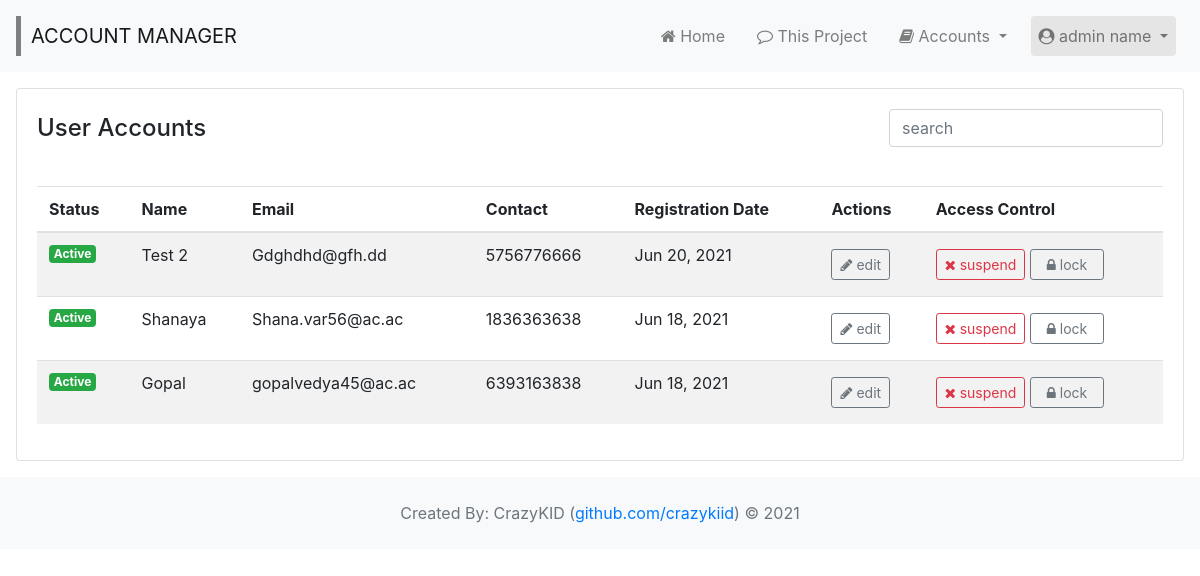
Page /accounts/active on the earlier database version.
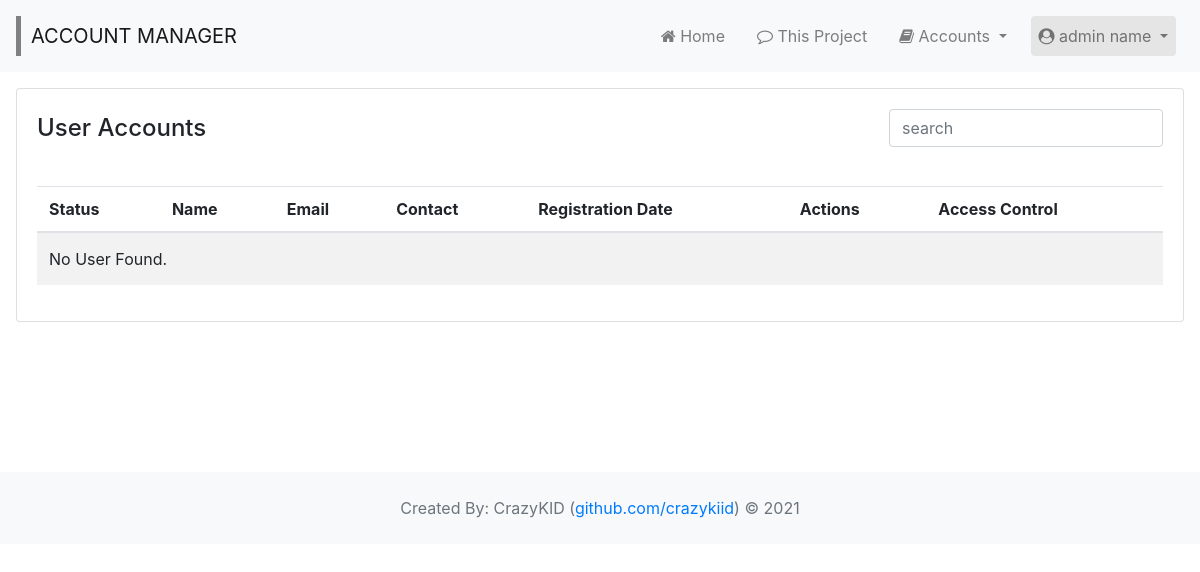
Same page on the later database version.
### wsite/models.py (models this page shows, shortened)
class user_accounts(models.Model):
  _id = models.AutoField(primary_key=True)
  _name = models.CharField(max_length=63)
  _email = models.CharField(max_length=63, unique=True)
  _contact = models.CharField(max_length=10)
  _password = models.CharField(max_length=255)
  _status = models.IntegerField(default=0)
  _reg_at = models.DateTimeField(auto_now_add=True)

### wsite/views.py (the view)
# urls.py: path('accounts/active', views.usersAct, name = 'active_users'),
def usersAct(request):
  users_active = user_accounts.objects.filter(_status=1).order_by('-_id')
  return render(request, 'accounts/active.html', { 'users' : users_active })

### wsite/templatetags/custom_tags.py (called while the page is built)
def underscorefix(obj, attribute):
  return getattr(obj, attribute)

### wsite/templates/accounts/Active.html (shortened to what this page needs)
{% extends 'layout/layout.html' %}
{% load custom_tags %}
{% block page %}
{% include 'layout/header.html' %}
<div class="container-fluid p-3" style="min-height:400px">
	<section>
		<div class="card">
			<div class="card-body">
				<div class="d-flex flex-column flex-lg-row justify-content-between">
					<h4 style="padding:5px 0px 35px;">User Accounts</h4>
					<div class="form-group pull-right">
					    <input type="text" class="search form-control" placeholder="search">
					</div>
				</div>
				<div class="table-responsive">
				<table class="table table-striped">
					<thead>
					    <tr>
					      <th scope="col">Status</th>
					    	<th scope="col">Name</th>
					    	<th scope="col">Email</th>
					    	<th scope="col">Contact</th>
					    	<th scope="col">Registration Date</th>
					    	<th scope="col">Actions</th>
					    	<th scope="col">Access Control</th>
					    </tr>
					</thead>
					<tbody class="u-list">
						{% if users.count > 0 %}
						  {% for user in users %}
					    <tr>
					    	<td>
					    	  {% if user|usfix:'_status' == 0 %}
					    	  <span class="badge badge-danger">Inactive</span
					    	  {% elif user|usfix:'_status' == 1 %}
                  <span class="badge badge-success">Active</span>
                  {% elif user|usfix:'_status' == 9 %}
                  <span class="badge badge-dark">Suspended</span>
                  {% else %}
                  <span class="badge badge-secondary">Unknown</span>
                  {% endif %}
					    	</td>
					    	<td>{{ user|usfix:'_name' }}</td>
					    	<td>{{ user|usfix:'_email' }}</td>
					    	<td>{{ user|usfix:'_contact' }}</td>
					    	<td>{{ user|usfix:'_reg_at'|date:'M d, Y'}}</td>
					    	<td>
					    	  <a class="btn btn-outline-secondary btn-sm my-1" href="{% url 'update_user' user|usfix:'_id' %}" role="button" data-toggle="tooltip" data-placement="bottom" title="Edit Account Details"><i class="fa fa-pencil" aria-hidden="true"></i> edit</a>
					    	</td>
					    	<td>
					    	  {% if user|usfix:'_status' == 9 %}
								  <a class="btn btn-outline-success btn-sm my-1" href="{% url 'activate_user' user|usfix:'_id' %}" role="button" data-toggle="tooltip" data-placement="bottom" title="Activate Account"><i class="fa fa-check" aria-hidden="true"></i> activate</a>
					    		{% elif user|usfix:'_status' == 1 %}
					     		<a class="btn btn-outline-danger btn-sm my-1" href="{% url 'suspend_user' user|usfix:'_id' %}" role="button" data-toggle="tooltip" data-placement="bottom" title="De-activate Account"><i class="fa fa-times" aria-hidden="true"></i> suspend</a>
					     		<a class="btn btn-outline-secondary btn-sm my-1 px-3" href="{% url 'lock_user' user|usfix:'_id' %}" role="button" data-toggle="tooltip" data-placement="bottom" title="Lock Account"><i class="fa fa-lock" aria-hidden="true"></i> lock</a>
					     		{% endif %}
					      </td>
					    </tr>
					    {% endfor %}
					  {% else %}
					    <tr>
					    	<td colspan="7" style="padding:1rem .75rem;">No User Found.</td>
					    </tr>
					  {% endif %}
				  </tbody>
				</table>
				</div>
			</div>
		</div>
	</section>
</div>
{% include 'layout/footer.html' %}
{% endblock page %}

Differences in the rows shown:
removed user_accounts: _name "Test 2", _email "Gdghdhd@gfh.dd", _contact "5756776666", _reg_at "Jun 20, 2021"
removed user_accounts: _name "Shanaya", _email "Shana.var56@ac.ac", _contact "1836363638", _reg_at "Jun 18, 2021"
removed user_accounts: _name "Gopal", _email "gopalvedya45@ac.ac", _contact "6393163838", _reg_at "Jun 18, 2021"
Other differences:
text now shown: "No User Found."
